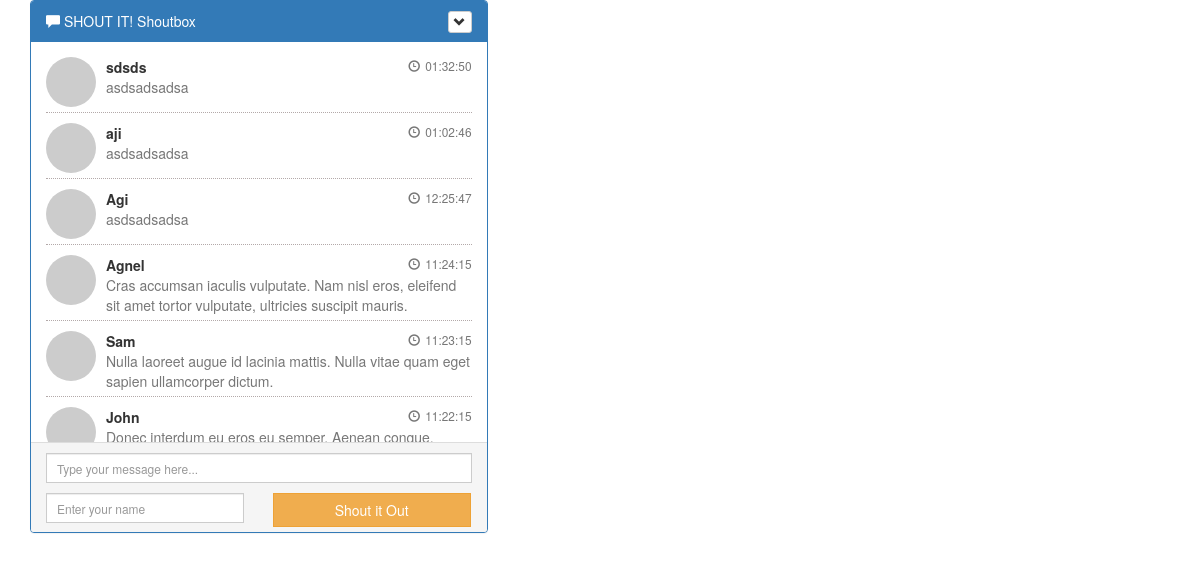
The page / on the database its author committed.
### tables this page shows
CREATE TABLE IF NOT EXISTS `shouts` (
`id` int(11) NOT NULL,
  `user` varchar(50) NOT NULL,
  `message` text NOT NULL,
  `time` time NOT NULL
);

### index.php (the view, shortened to what this page needs)
<?php
include 'database.php';
$query = "SELECT * FROM shouts ORDER BY id DESC";
$shouts = mysqli_query($conn, $query);
?>
<!doctype html>
<html lang="en">
    <head>
        <link href="//netdna.bootstrapcdn.com/bootstrap/3.2.0/css/bootstrap.min.css" rel="stylesheet">
        <link href="css/custom.css" rel="stylesheet" type="text/css"/>
    </head>
    <body>
        <div class="container">
            <div class="row">
                <div class="col-md-5">
                    <div class="panel panel-primary">
                        <div class="panel-heading" id="accordion">
                            <span class="glyphicon glyphicon-comment"></span> SHOUT IT! Shoutbox
                            <div class="btn-group pull-right">
                                <a type="button" class="btn btn-default btn-xs" data-toggle="collapse" data-parent="#accordion" href="#collapseOne">
                                    <span class="glyphicon glyphicon-chevron-down"></span>
                                </a>
                            </div>
                        </div>
                        <div class="panel-collapse collapse in" id="collapseOne">
                            <div class="panel-body">
                                <ul class="chat">
<?php while ($row = mysqli_fetch_assoc($shouts)): ?>
                                        <li class="left clearfix"><span class="chat-img pull-left">
                                                <img src="http://placehold.it/50/55C1E7/fff&text=U" alt="User Avatar" class="img-circle" />
                                            </span>
                                            <div class="chat-body clearfix">
                                                <div class="header">
                                                    <strong class="primary-font"><?php echo $row['user']; ?></strong> <small class="pull-right text-muted">
                                                        <span class="glyphicon glyphicon-time"></span><?php echo $row['time']; ?></small>
                                                </div>
                                                <p>
    <?php echo $row['message']; ?>
                                                </p>
                                            </div>
                                        </li>
<?php endwhile; ?>
                                </ul>
                            </div>
                            <div class="panel-footer paddingbtm5">
                            <form method="post" action="process.php">
                                <div class = "row">
                                    <div class="input-group">
                                        <div class = "col-xs-12 col-md-12">
                                            <input id="btn-input" type="text" name="message" class="col-xs-12 col-md-8 form-control input-sm" placeholder="Type your message here..." />
                                        </div>
                                        <div class = "col-xs-12 col-md-6 margintop10">
                                            <input id="btn-input" type="text" name="user" class="col-xs-12 col-md-6 form-control input-sm" placeholder="Enter your name" />
                                        </div>
                                        <div class="col-xs-12 col-md-6 margintop10">
                                            <span class="input-group-btn">
                                                <button type="submit" name="submit" class="col-sm-12 btn btn-warning" id="btn-chat">
                                                    Shout it Out</button>
                                            </span>
                                        </div>
                                    </div>
                                </div>
                            </form>
                                </div>
                        </div>
                    </div>
                </div>
            </div>
        </div>
</body>
</html>

### css/custom.css (style rules this page uses)
.chat { list-style: none; margin: 0; padding: 0; }
.chat li { margin-bottom: 10px; padding-bottom: 5px; border-bottom: 1px dotted #B3A9A9; }
.chat li.left .chat-body { margin-left: 60px; }
.margintop10 { margin-top:10px; }
.paddingbtm5 { padding-bottom: 5px; }
.chat li .chat-body p { margin: 0; color: #777777; }
.panel .slidedown .glyphicon, .chat .glyphicon { margin-right: 5px; }
.panel-body { overflow-y: scroll; height: 400px; }

### rows shown on the page
shouts: user "sdsds", time "01:32:50", message "asdsadsadsa"
shouts: user "aji", time "01:02:46", message "asdsadsadsa"
shouts: user "Agi", time "12:25:47", message "asdsadsadsa"
shouts: user "Agnel", time "11:24:15", message "Cras accumsan iaculis vulputate. Nam nisl eros, eleifend sit amet tortor vulputate, ultricies suscipit mauris."
shouts: user "Sam", time "11:23:15", message "Nulla laoreet augue id lacinia mattis. Nulla vitae quam eget sapien ullamcorper dictum."
shouts: user "John", time "11:22:15", message "Donec interdum eu eros eu semper. Aenean congue,…"
